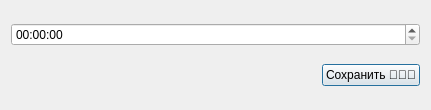
<?xml version="1.0" encoding="UTF-8"?>
<ui version="4.0">
 <class>CreateScheduleItemForm</class>
 <widget class="QDialog" name="CreateScheduleItemForm">
  <property name="geometry">
   <rect>
    <x>0</x>
    <y>0</y>
    <width>431</width>
    <height>110</height>
   </rect>
  </property>
  <property name="windowTitle">
   <string>Dialog</string>
  </property>
  <layout class="QGridLayout" name="gridLayout">
   <item row="1" column="1">
    <widget class="QPushButton" name="pushButton">
     <property name="text">
      <string>Сохранить 🤧🤧🤧</string>
     </property>
    </widget>
   </item>
   <item row="1" column="0">
    <spacer name="horizontalSpacer">
     <property name="orientation">
      <enum>Qt::Horizontal</enum>
     </property>
     <property name="sizeHint" stdset="0">
      <size>
       <width>40</width>
       <height>20</height>
      </size>
     </property>
    </spacer>
   </item>
   <item row="0" column="0" colspan="2">
    <widget class="QTimeEdit" name="timeEdit"/>
   </item>
  </layout>
 </widget>
 <resources/>
 <connections/>
</ui>
